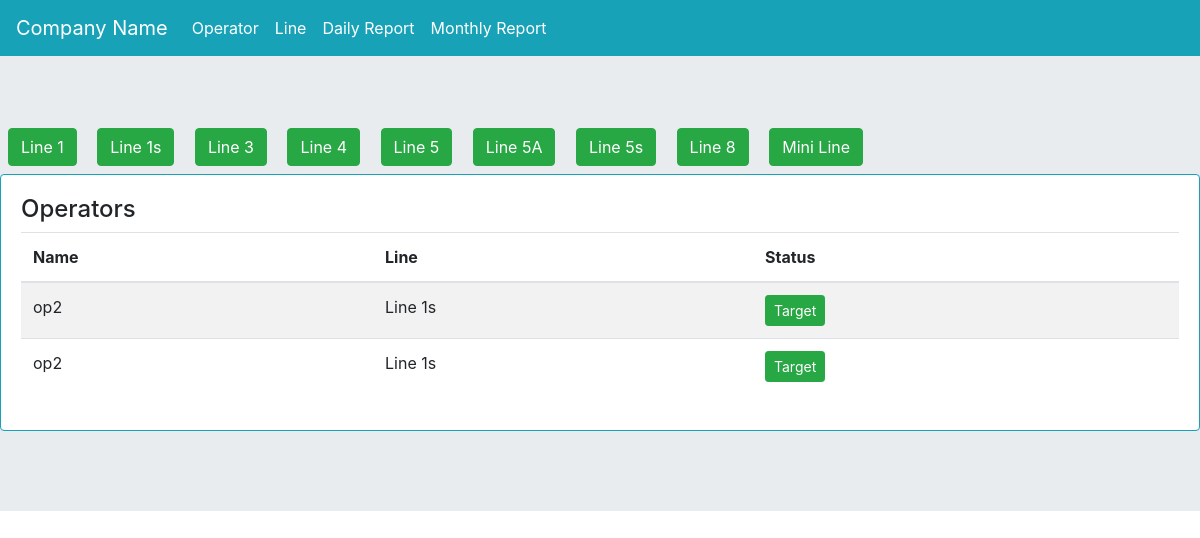
The page /operatortarget/2/ on the database as committed earlier.
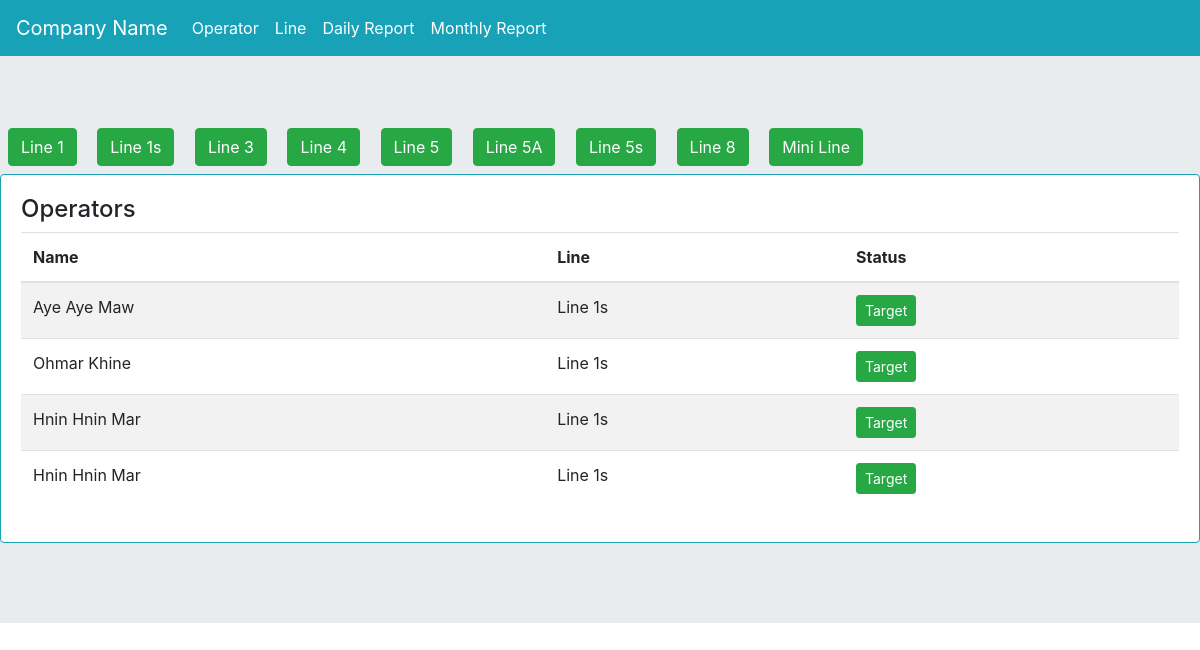
The same page on the database as committed later.
### myapp/models.py (models this page shows, shortened)
class line(models.Model):
    line_name = models.CharField(max_length=255)
    target = models.PositiveIntegerField(default=0)
    def __str__(self):
        return self.line_name

class daily_report(models.Model):
    operator_name = models.ForeignKey(operator, on_delete=models.CASCADE)
    line = models.ForeignKey(line, on_delete=models.CASCADE)
    h1 = models.PositiveIntegerField(default=0)
    h2 = models.PositiveIntegerField(default=0)
    h3 = models.PositiveIntegerField(default=0)
    h4 = models.PositiveIntegerField(default=0)
    h5 = models.PositiveIntegerField(default=0)
    h6 = models.PositiveIntegerField(default=0)
    h7 = models.PositiveIntegerField(default=0)
    h8 = models.PositiveIntegerField(default=0)
    h9 = models.PositiveIntegerField(default=0)
    h10 = models.PositiveIntegerField(default=0)
    h11 = models.PositiveIntegerField(default=0)
    h12 = models.PositiveIntegerField(default=0)
    target_qty = models.PositiveIntegerField(default=0)
    target_per = models.PositiveIntegerField(default=0)
    created_date = models.DateField(auto_now_add=True)
    updated_at = models.DateTimeField(auto_now=True)

class operator(models.Model):
    name = models.CharField(max_length=255)
    line = models.ForeignKey(line, on_delete=models.CASCADE)
    employee_code = models.CharField(max_length=255, blank=True, null=True)
    burmese = models.CharField(max_length=255, blank=True, null=True)
    daily_target = models.PositiveIntegerField(default=0)
    status = models.BooleanField(default=False)
    def __str__(self):
        return self.name

### myapp/views.py (the view)
# urls.py: path('operatortarget/<int:id>/', views.operatortarget, name='operatortarget'),
def operatortarget(request,id):
    lis = line.objects.all()
    op = daily_report.objects.filter(line=id)
    context = {'lis':lis, 'op':op}
    return render(request, 'operatortarget.html', context)

### templates/operatortarget.html (shortened to what this page needs)
{% extends 'base.html' %}
{% block content %}
<div>
  {% for i in lis %}
  <a href="{% url 'myapp:operatortarget' i.id %}" class="btn btn-success m-2">{{i.line_name}}</a>
  {% endfor %}
</div>
<div class="card border-info mb-3">
  <div class="card-body">
<h4>Operators</h4>
<table class="table table-striped" id="operatortargettbl">
  <thead>
    <tr>
      <th scope="col">Name</th>
      <th scope="col">Line</th>
      <th scope="col">Status</th>
    </tr>
  </thead>
  <tbody>
  	{% for i in op %}
    <tr>
      <td>{{i.operator_name}}</td>
      <td>{{i.line}}</td>
      <td>
<button type="button" class="btn btn-sm btn-success" data-toggle="modal" data-target="#optTargetMoal-{{i.id}}">
  Target
</button>
      </td>
    </tr>
    {% endfor %}
  </tbody>
</table>
  </div>
</div>
{% endblock content %}

Rows that differ between the two databases and show on the page:
removed daily_report: operator_name "op2", line "Line 1s"
removed daily_report: operator_name "op2", line "Line 1s"
added daily_report: operator_name "Aye Aye Maw", line "Line 1s"
added daily_report: operator_name "Ohmar Khine", line "Line 1s"
added daily_report: operator_name "Hnin Hnin Mar", line "Line 1s"
added daily_report: operator_name "Hnin Hnin Mar", line "Line 1s"
